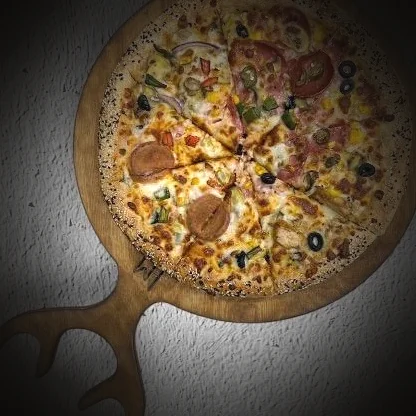
#> input picture assets/img/menu/c0_0.webp, 416 x 416 px
$ python vignette_scene.py
#> lines starting #> are read from the running program, lines starting #| are printed output that depends on the picture
"""Bake a warm vignette into the few photos that are real scenes.

These could not be cut out (textured wall, cast shadow). Dimming their edges
and warming them makes them sit in the dark layout instead of glaring.
"""
import os
from PIL import Image, ImageDraw, ImageFilter

ROOT = os.path.dirname(os.path.dirname(os.path.abspath(__file__)))
NAMES = ["c0_0.webp", "c0_8.webp", "c2_2.webp", "c4_1.webp", "c4_3.webp"]

for name in NAMES:
    p = os.path.join(ROOT, "assets", "img", "menu", name)
    im = Image.open(p).convert("RGB")
#> im is the input picture: PIL image 416x416 RGB; mean R, G, B 94.1, 78.6, 59.5
    w, h = im.size
#> w = 416; h = 416

    # radial dimming mask: 1.0 in the middle, .16 in the corners
    mask = Image.new("L", (w, h), 0)
#> mask: PIL image 416x416 L; every value is 0
    d = ImageDraw.Draw(mask)
    d.ellipse((-w * 0.32, -h * 0.34, w * 1.32, h * 1.34), fill=255)
    mask = mask.filter(ImageFilter.GaussianBlur(min(w, h) * 0.10))
#> mask: PIL image 416x416 L; every value is 255
    dark = Image.new("RGB", (w, h), (7, 6, 5))
    im = Image.composite(im, dark, mask)

    # warm the highlights a touch
    warm = Image.new("RGB", (w, h), (201, 162, 39))
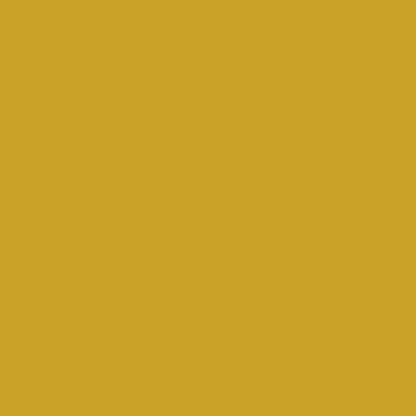
#> warm: PIL image 416x416 RGB; mean R, G, B 201, 162, 39
    im = Image.blend(im, Image.blend(im, warm, 0.14), 0.55)

    im.save(p, "WEBP", quality=86, method=6)
    print("vignetted", name)
#> pass 2 of the loop `for name in NAMES:`:
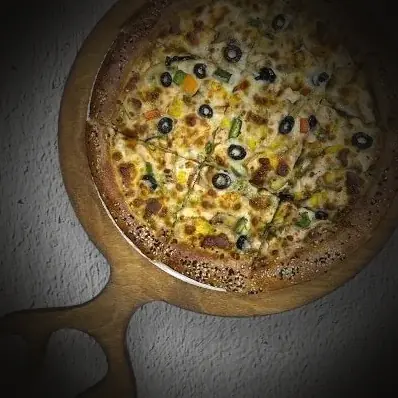
#> input picture assets/img/menu/c0_8.webp, 398 x 398 px
#> im is the input picture: PIL image 398x398 RGB; mean R, G, B 87.3, 75, 52.8
#> dark: PIL image 398x398 RGB
#> `warm = Image.new("RGB", (w, h), (201, 162, 39))`:
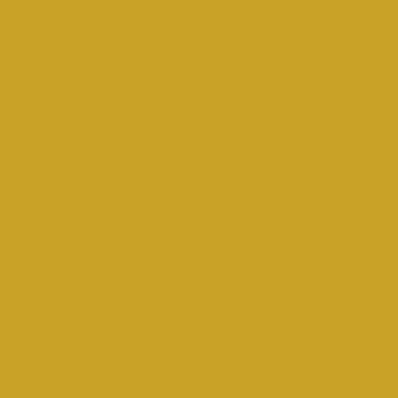
#> warm: PIL image 398x398 RGB; mean R, G, B 201, 162, 39
#> pass 3 of the loop `for name in NAMES:`:
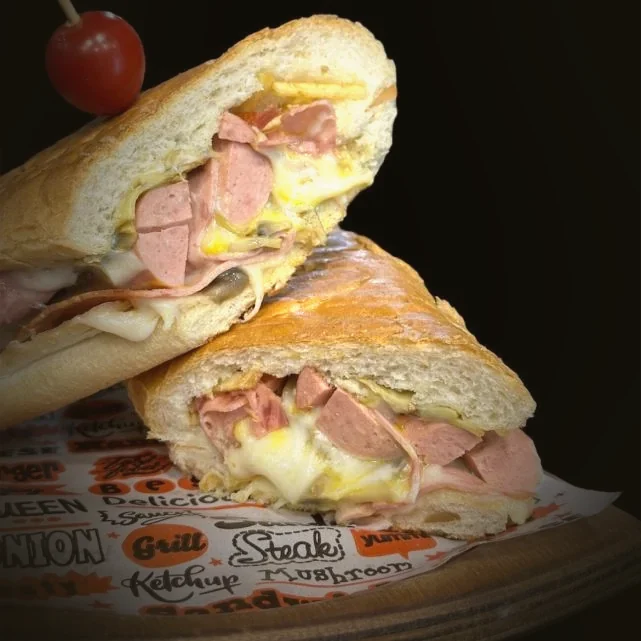
#> input picture assets/img/menu/c2_2.webp, 641 x 641 px
#> im is the input picture: PIL image 641x641 RGB; mean R, G, B 104.1, 85.3, 61.4
#> dark: PIL image 641x641 RGB
#> `warm = Image.new("RGB", (w, h), (201, 162, 39))`:
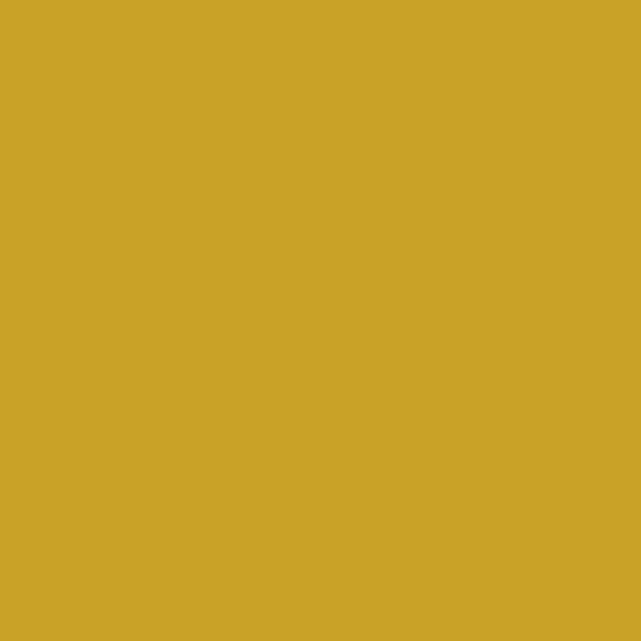
#> warm: PIL image 641x641 RGB; mean R, G, B 201, 162, 39
#> the loop made 5 passes; the first 3 are shown
